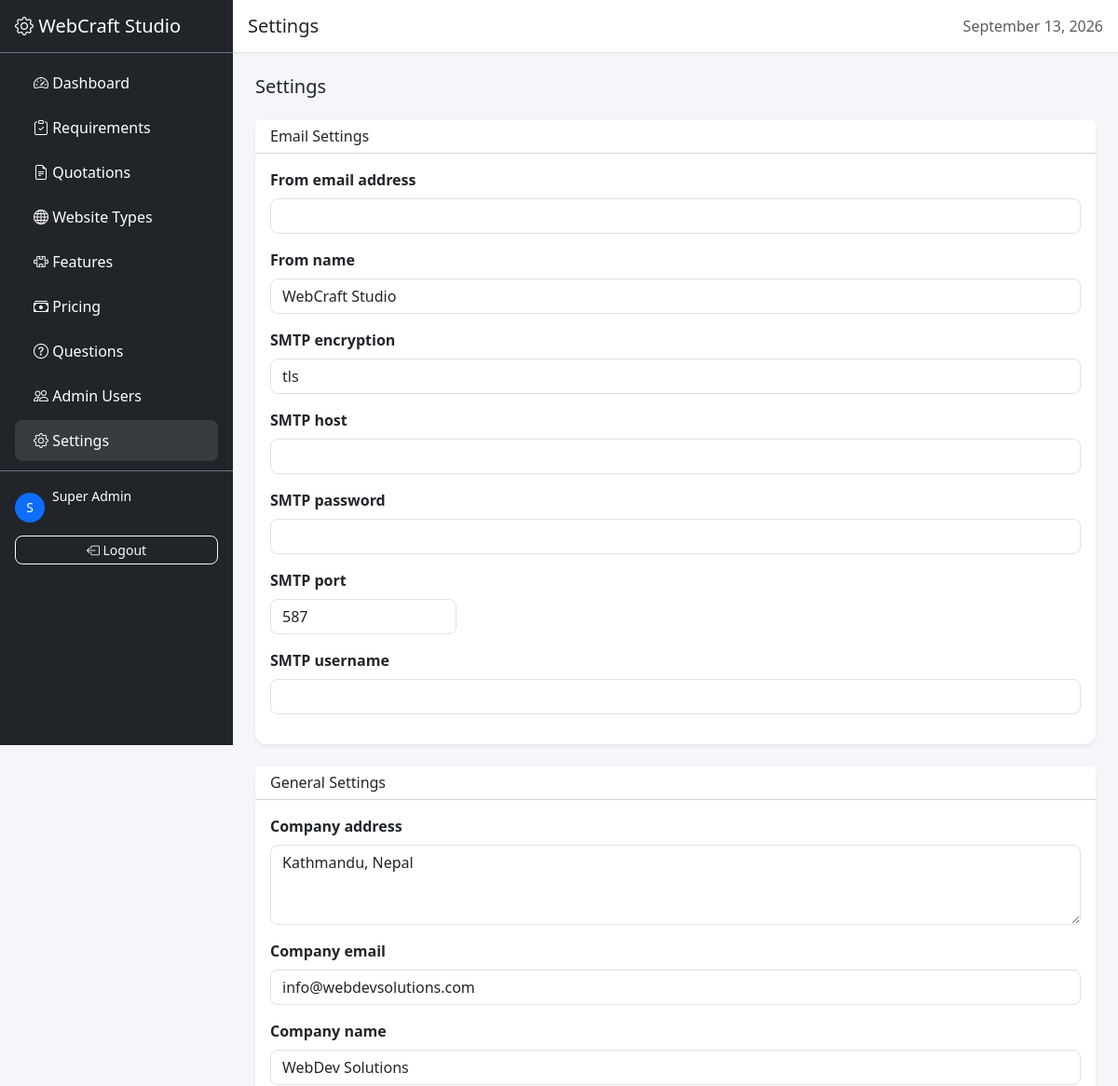
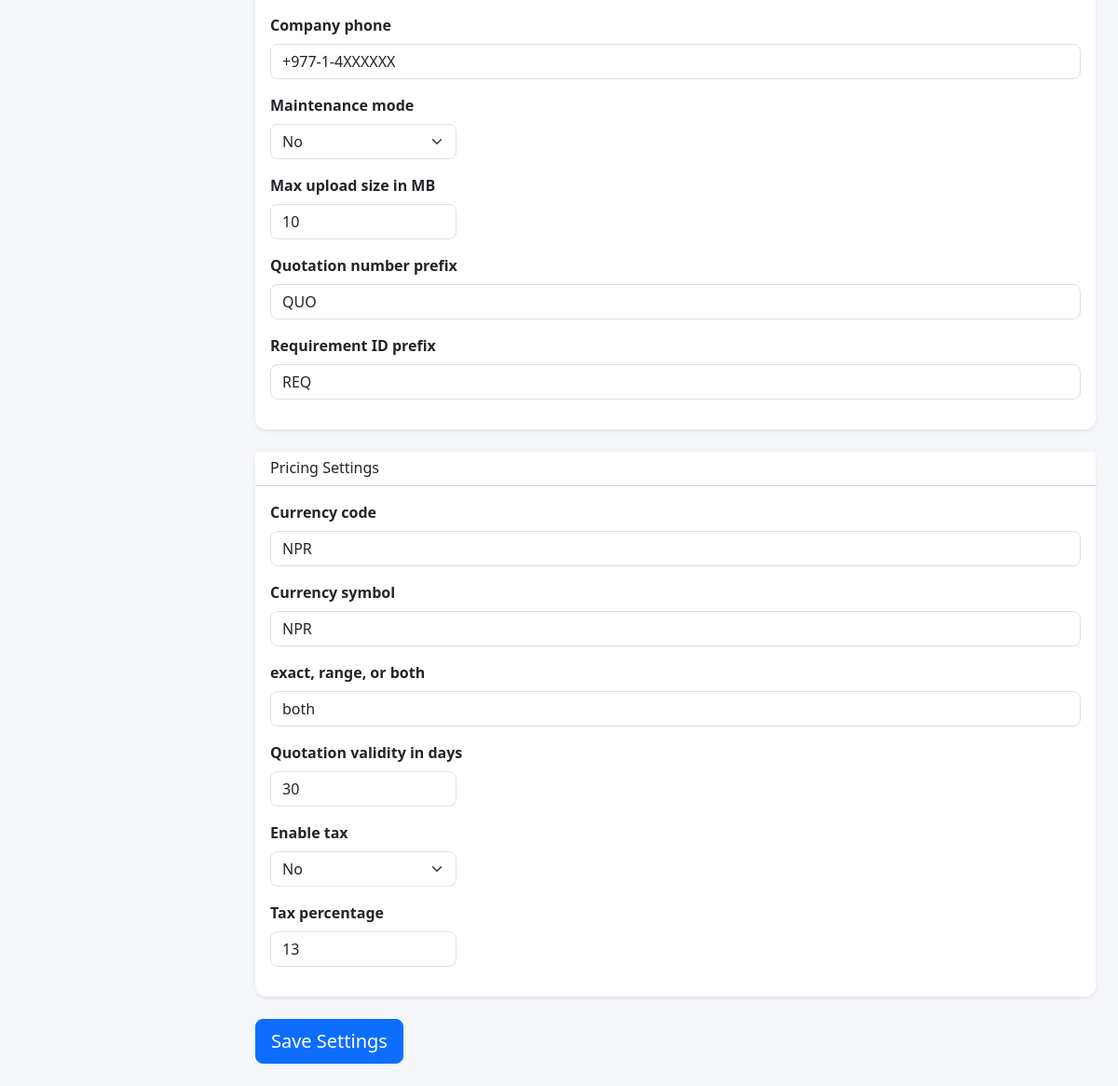
Page /admin/settings.php (signed in) on the committed database (2 pictures, top to bottom).
### tables this page shows
CREATE TABLE `settings` (
    `id` INT UNSIGNED AUTO_INCREMENT PRIMARY KEY,
    `setting_key` VARCHAR(100) NOT NULL UNIQUE,
    `setting_value` TEXT,
    `setting_type` ENUM('text','textarea','number','boolean','json','file') DEFAULT 'text',
    `setting_group` VARCHAR(50) DEFAULT 'general',
    `description` TEXT,
    `created_at` TIMESTAMP DEFAULT CURRENT_TIMESTAMP,
    `updated_at` TIMESTAMP DEFAULT CURRENT_TIMESTAMP ON UPDATE CURRENT_TIMESTAMP
);

### includes/functions.php (called while the page is built, shortened)
<?php
require_once __DIR__ . '/../config/database.php';
function isLoggedIn() {
    return isset($_SESSION['admin_id']) && $_SESSION['admin_id'] > 0;
}
function getAdmin() {
    return db()->fetch("SELECT a.*, r.name as role_name, r.permissions FROM admins a JOIN admin_roles r ON a.role_id = r.id WHERE a.id = ?", [$_SESSION['admin_id']]);
}
function hasPermission($permission) {
    $admin = getAdmin();
    $perms = json_decode($admin['permissions'], true);
    if (isset($perms['all']) && $perms['all']) return true;
    return isset($perms[$permission]) && $perms[$permission];
}

### config/database.php (called while the page is built, shortened)
<?php
class Database {
    private static $instance = null;
    private $pdo;
    private function __construct() {
        try {
            $host = getenv('DB_HOST') ?: null;
            $port = getenv('DB_PORT');
            $name = getenv('DB_NAME') ?: 'website_requirement_builder';
            $user = getenv('DB_USER') ?: 'root';
            $pass = getenv('DB_PASS') ?: '';
            if ($host) {
                $port = $port ?: '5432';
                $dsn = "pgsql:host={$host};port={$port};dbname={$name}";
                $this->pdo = new PDO(
                    $dsn,
                    $user,
                    $pass,
                    [
                        PDO::ATTR_ERRMODE => PDO::ERRMODE_EXCEPTION,
                        PDO::ATTR_DEFAULT_FETCH_MODE => PDO::FETCH_ASSOC,
                        PDO::ATTR_EMULATE_PREPARES => false
                    ]
                );
            } else {
                $dsn = "mysql:host=localhost;port=3306;dbname=website_requirement_builder;charset=utf8mb4";
                $this->pdo = new PDO(
                    $dsn,
                    $user,
                    $pass,
                    [
                        PDO::ATTR_ERRMODE => PDO::ERRMODE_EXCEPTION,
                        PDO::ATTR_DEFAULT_FETCH_MODE => PDO::FETCH_ASSOC,
                        PDO::ATTR_EMULATE_PREPARES => false
                    ]
                );
            }
        } catch (PDOException $e) {
            die('Database connection failed: ' . $e->getMessage());
        }
    }
    public static function getInstance() {
        if (self::$instance === null) {
            self::$instance = new self();
        }
        return self::$instance;
    }
    public function query($sql, $params = []) {
        $stmt = $this->pdo->prepare($sql);
        $stmt->execute($params);
        return $stmt;
    }
    public function fetch($sql, $params = []) {
        return $this->query($sql, $params)->fetch();
    }
    public function fetchAll($sql, $params = []) {
        return $this->query($sql, $params)->fetchAll();
    }
}
function db() {
    return Database::getInstance();
}

### admin/settings.php (the view, shortened to what this page needs)
<?php
$pageTitle = 'Settings';
require_once __DIR__ . '/../includes/functions.php';
$settings = db()->fetchAll("SELECT * FROM settings ORDER BY setting_group, setting_key");
$grouped = [];
foreach ($settings as $s) { $grouped[$s['setting_group']][] = $s; }
require_once __DIR__ . '/../includes/header.php';
?>
<h5 class="mb-4">Settings</h5>
<form method="POST">
<?php foreach ($grouped as $group => $items): ?>
<div class="card border-0 shadow-sm mb-4">
    <div class="card-header bg-white"><h6 class="mb-0 text-capitalize"><?= $group ?> Settings</h6></div>
    <div class="card-body">
        <?php foreach ($items as $item): ?>
        <div class="mb-3">
            <label class="form-label fw-bold"><?= $item['description'] ?: $item['setting_key'] ?></label>
            <?php if ($item['setting_type'] === 'textarea'): ?>
                <textarea name="<?= $item['setting_key'] ?>" class="form-control" rows="3"><?= $item['setting_value'] ?></textarea>
            <?php elseif ($item['setting_type'] === 'boolean'): ?>
                <select name="<?= $item['setting_key'] ?>" class="form-select" style="max-width:200px">
                    <option value="0" <?= $item['setting_value'] == 0 ? 'selected' : '' ?>>No</option>
                </select>
            <?php elseif ($item['setting_type'] === 'number'): ?>
                <input type="number" name="<?= $item['setting_key'] ?>" class="form-control" value="<?= $item['setting_value'] ?>" style="max-width:200px">
            <?php else: ?>
                <input type="text" name="<?= $item['setting_key'] ?>" class="form-control" value="<?= $item['setting_value'] ?>">
            <?php endif; ?>
        </div>
        <?php endforeach; ?>
    </div>
</div>
<?php endforeach; ?>
<button type="submit" class="btn btn-primary btn-lg">Save Settings</button>
</form>
<?php require_once __DIR__ . '/../includes/footer.php'; ?>

### includes/header.php (shortened to what this page needs)
<?php
require_once __DIR__ . '/functions.php';
$admin = getAdmin();
?>
<!DOCTYPE html>
<html lang="en">
<head>
    <link href="https://cdn.jsdelivr.net/npm/bootstrap@5.3.0/dist/css/bootstrap.min.css" rel="stylesheet">
    <link href="https://cdn.jsdelivr.net/npm/bootstrap-icons@1.10.0/font/bootstrap-icons.css" rel="stylesheet">
    <link href="<?= BASE_URL ?>/assets/css/admin.css" rel="stylesheet">
</head>
<body>
    <div class="d-flex">
        <nav class="sidebar bg-dark text-white" id="sidebar">
            <div class="p-3 border-bottom border-secondary">
                <h5 class="mb-0"><i class="bi bi-gear"></i> <?= APP_NAME ?></h5>
            </div>
            <ul class="nav flex-column p-2">
                <li class="nav-item">
                    <a class="nav-link text-white <?= basename($_SERVER['PHP_SELF']) == 'dashboard.php' ? 'active' : '' ?>" href="<?= BASE_URL ?>/admin/dashboard.php">
                        <i class="bi bi-speedometer2"></i> Dashboard
                    </a>
                </li>
                <li class="nav-item">
                    <a class="nav-link text-white <?= basename($_SERVER['PHP_SELF']) == 'requirements.php' ? 'active' : '' ?>" href="<?= BASE_URL ?>/admin/requirements.php">
                        <i class="bi bi-clipboard-check"></i> Requirements
                    </a>
                </li>
                <li class="nav-item">
                    <a class="nav-link text-white <?= basename($_SERVER['PHP_SELF']) == 'quotations.php' ? 'active' : '' ?>" href="<?= BASE_URL ?>/admin/quotations.php">
                        <i class="bi bi-file-earmark-text"></i> Quotations
                    </a>
                </li>
                <?php if (hasPermission('pricing')): ?>
                <li class="nav-item">
                    <a class="nav-link text-white <?= basename($_SERVER['PHP_SELF']) == 'website-types.php' ? 'active' : '' ?>" href="<?= BASE_URL ?>/admin/website-types.php">
                        <i class="bi bi-globe"></i> Website Types
                    </a>
                </li>
                <li class="nav-item">
                    <a class="nav-link text-white <?= basename($_SERVER['PHP_SELF']) == 'features.php' ? 'active' : '' ?>" href="<?= BASE_URL ?>/admin/features.php">
                        <i class="bi bi-puzzle"></i> Features
                    </a>
                </li>
                <li class="nav-item">
                    <a class="nav-link text-white <?= basename($_SERVER['PHP_SELF']) == 'pricing.php' ? 'active' : '' ?>" href="<?= BASE_URL ?>/admin/pricing.php">
                        <i class="bi bi-cash-stack"></i> Pricing
                    </a>
                </li>
                <li class="nav-item">
                    <a class="nav-link text-white <?= basename($_SERVER['PHP_SELF']) == 'questions.php' ? 'active' : '' ?>" href="<?= BASE_URL ?>/admin/questions.php">
                        <i class="bi bi-question-circle"></i> Questions
                    </a>
                </li>
                <?php endif; ?>
                <li class="nav-item">
                    <a class="nav-link text-white <?= basename($_SERVER['PHP_SELF']) == 'users.php' ? 'active' : '' ?>" href="<?= BASE_URL ?>/admin/users.php">
                        <i class="bi bi-people"></i> Admin Users
                    </a>
                </li>
                <li class="nav-item">
                    <a class="nav-link text-white <?= basename($_SERVER['PHP_SELF']) == 'settings.php' ? 'active' : '' ?>" href="<?= BASE_URL ?>/admin/settings.php">
                        <i class="bi bi-gear"></i> Settings
                    </a>
                </li>
            </ul>
            <div class="mt-auto p-3 border-top border-secondary">
                <div class="d-flex align-items-center mb-2">
                    <div class="bg-primary rounded-circle d-flex align-items-center justify-content-center" style="width:32px;height:32px;">
                        <small><?= strtoupper(substr($admin['name'], 0, 1)) ?></small>
                    </div>
                    <div class="ms-2">
                        <small class="d-block"><?= $admin['name'] ?></small>
                        <small class="text-muted"><?= $admin['role_name'] ?></small>
                    </div>
                </div>
                <a href="<?= BASE_URL ?>/admin/logout.php" class="btn btn-outline-light btn-sm w-100">
                    <i class="bi bi-box-arrow-left"></i> Logout
                </a>
            </div>
        </nav>
        <main class="flex-grow-1">
            <div class="bg-white border-bottom p-3 d-flex align-items-center">
                <h5 class="mb-0 flex-grow-1"><?= $pageTitle ?? 'Dashboard' ?></h5>
                <span class="text-muted"><?= date('F j, Y') ?></span>
            </div>
            <div class="p-4">

### assets/css/admin.css (style rules this page uses)
:root { --sidebar-width: 250px; }
body { background: #f4f6f9; font-family: 'Segoe UI', Tahoma, Geneva, Verdana, sans-serif; }
.sidebar { width: var(--sidebar-width); min-height: 100vh; position: fixed; top: 0; left: 0; z-index: 100; transition: transform 0.3s; overflow-y: auto; }
.sidebar .nav-link { padding: 10px 20px; border-radius: 8px; margin: 2px 8px; transition: all 0.2s; }
.sidebar .nav-link:hover, .sidebar .nav-link.active { background: rgba(255,255,255,0.1); }
main { margin-left: var(--sidebar-width); min-height: 100vh; }
.card { border-radius: 12px; }
.btn { border-radius: 8px; }
.form-control, .form-select { border-radius: 8px; }

### rows in the picture
settings: description "From email address"
settings: description "From name", setting_value "WebCraft Studio"
settings: description "SMTP encryption", setting_value "tls"
settings: description "SMTP host"
settings: description "SMTP password"
settings: description "SMTP port", setting_value "587"
settings: description "SMTP username"
settings: description "Company address", company_address "Kathmandu, Nepal"
settings: description "Company email", company_email "info@webdevsolutions.com"
settings: description "Company name", company_name "WebDev Solutions"
settings: description "Company phone", company_phone "+977-1-4XXXXXX"
settings: description "Maintenance mode", setting_value+setting_key "No"
settings: description "Max upload size in MB", setting_value "10"
settings: description "Quotation number prefix", setting_value "QUO"
settings: description "Requirement ID prefix", setting_value "REQ"
settings: description "Currency code", setting_value "NPR"
settings: description "Currency symbol", setting_value "NPR"
settings: description "exact, range, or both", setting_value "both"
settings: description "Quotation validity in days", quotation_validity_days "30"
settings: description "Enable tax", tax_enabled "No"
settings: description "Tax percentage", tax_percentage "13"

### other values in the picture
APP_NAME "WebCraft Studio"
substr($admin['name'], 0, 1) "S"
$admin['name'] "Super Admin"
$pageTitle "Settings"
$group "Email"
$group "General"
$group "Pricing"
